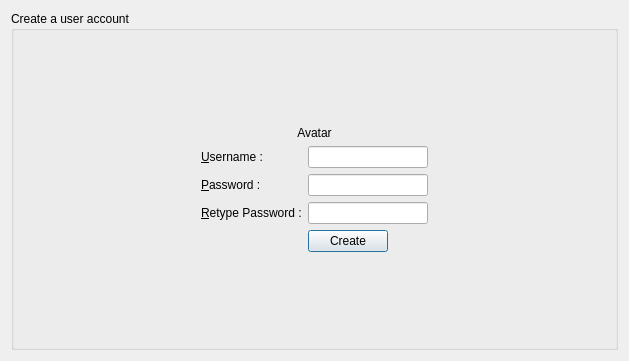
<?xml version="1.0" encoding="UTF-8"?>
<ui version="4.0">
 <class>UserForm</class>
 <widget class="QDialog" name="UserForm">
  <property name="geometry">
   <rect>
    <x>0</x>
    <y>0</y>
    <width>629</width>
    <height>361</height>
   </rect>
  </property>
  <property name="windowTitle">
   <string>Dialog</string>
  </property>
  <layout class="QVBoxLayout" name="verticalLayout">
   <item>
    <widget class="QGroupBox" name="groupBox">
     <property name="title">
      <string>Create a user account</string>
     </property>
     <layout class="QVBoxLayout" name="verticalLayout_2">
      <item>
       <spacer name="verticalSpacer">
        <property name="orientation">
         <enum>Qt::Vertical</enum>
        </property>
        <property name="sizeHint" stdset="0">
         <size>
          <width>20</width>
          <height>48</height>
         </size>
        </property>
       </spacer>
      </item>
      <item>
       <widget class="QLabel" name="avatar_lb">
        <property name="text">
         <string>Avatar</string>
        </property>
        <property name="alignment">
         <set>Qt::AlignCenter</set>
        </property>
       </widget>
      </item>
      <item>
       <layout class="QHBoxLayout" name="horizontalLayout_2">
        <item>
         <spacer name="horizontalSpacer">
          <property name="orientation">
           <enum>Qt::Horizontal</enum>
          </property>
          <property name="sizeHint" stdset="0">
           <size>
            <width>40</width>
            <height>20</height>
           </size>
          </property>
         </spacer>
        </item>
        <item>
         <layout class="QGridLayout" name="gridLayout">
          <item row="0" column="0">
           <widget class="QLabel" name="label">
            <property name="text">
             <string>&amp;Username :</string>
            </property>
            <property name="buddy">
             <cstring>username_le</cstring>
            </property>
           </widget>
          </item>
          <item row="0" column="1">
           <widget class="QLineEdit" name="username_le"/>
          </item>
          <item row="1" column="0">
           <widget class="QLabel" name="label_2">
            <property name="text">
             <string>&amp;Password :</string>
            </property>
            <property name="buddy">
             <cstring>password_le</cstring>
            </property>
           </widget>
          </item>
          <item row="1" column="1">
           <widget class="QLineEdit" name="password_le">
            <property name="echoMode">
             <enum>QLineEdit::Password</enum>
            </property>
           </widget>
          </item>
          <item row="2" column="0">
           <widget class="QLabel" name="label_3">
            <property name="text">
             <string>&amp;Retype Password :</string>
            </property>
            <property name="buddy">
             <cstring>password_2_le</cstring>
            </property>
           </widget>
          </item>
          <item row="2" column="1">
           <widget class="QLineEdit" name="password_2_le">
            <property name="echoMode">
             <enum>QLineEdit::Password</enum>
            </property>
           </widget>
          </item>
          <item row="3" column="1">
           <layout class="QHBoxLayout" name="horizontalLayout">
            <item>
             <widget class="QPushButton" name="create_user_bp">
              <property name="styleSheet">
               <string notr="true">back	ground-color: #00FF7F;</string>
              </property>
              <property name="text">
               <string>Create</string>
              </property>
             </widget>
            </item>
            <item>
             <spacer name="horizontalSpacer_3">
              <property name="orientation">
               <enum>Qt::Horizontal</enum>
              </property>
              <property name="sizeHint" stdset="0">
               <size>
                <width>40</width>
                <height>20</height>
               </size>
              </property>
             </spacer>
            </item>
           </layout>
          </item>
         </layout>
        </item>
        <item>
         <spacer name="horizontalSpacer_2">
          <property name="orientation">
           <enum>Qt::Horizontal</enum>
          </property>
          <property name="sizeHint" stdset="0">
           <size>
            <width>40</width>
            <height>20</height>
           </size>
          </property>
         </spacer>
        </item>
       </layout>
      </item>
      <item>
       <spacer name="verticalSpacer_2">
        <property name="orientation">
         <enum>Qt::Vertical</enum>
        </property>
        <property name="sizeHint" stdset="0">
         <size>
          <width>20</width>
          <height>47</height>
         </size>
        </property>
       </spacer>
      </item>
     </layout>
    </widget>
   </item>
  </layout>
 </widget>
 <tabstops>
  <tabstop>username_le</tabstop>
  <tabstop>password_le</tabstop>
  <tabstop>password_2_le</tabstop>
 </tabstops>
 <resources/>
 <connections>
  <connection>
   <sender>create_user_bp</sender>
   <signal>clicked()</signal>
   <receiver>UserForm</receiver>
   <slot>accept()</slot>
   <hints>
    <hint type="sourcelabel">
     <x>380</x>
     <y>304</y>
    </hint>
    <hint type="destinationlabel">
     <x>542</x>
     <y>392</y>
    </hint>
   </hints>
  </connection>
 </connections>
</ui>
